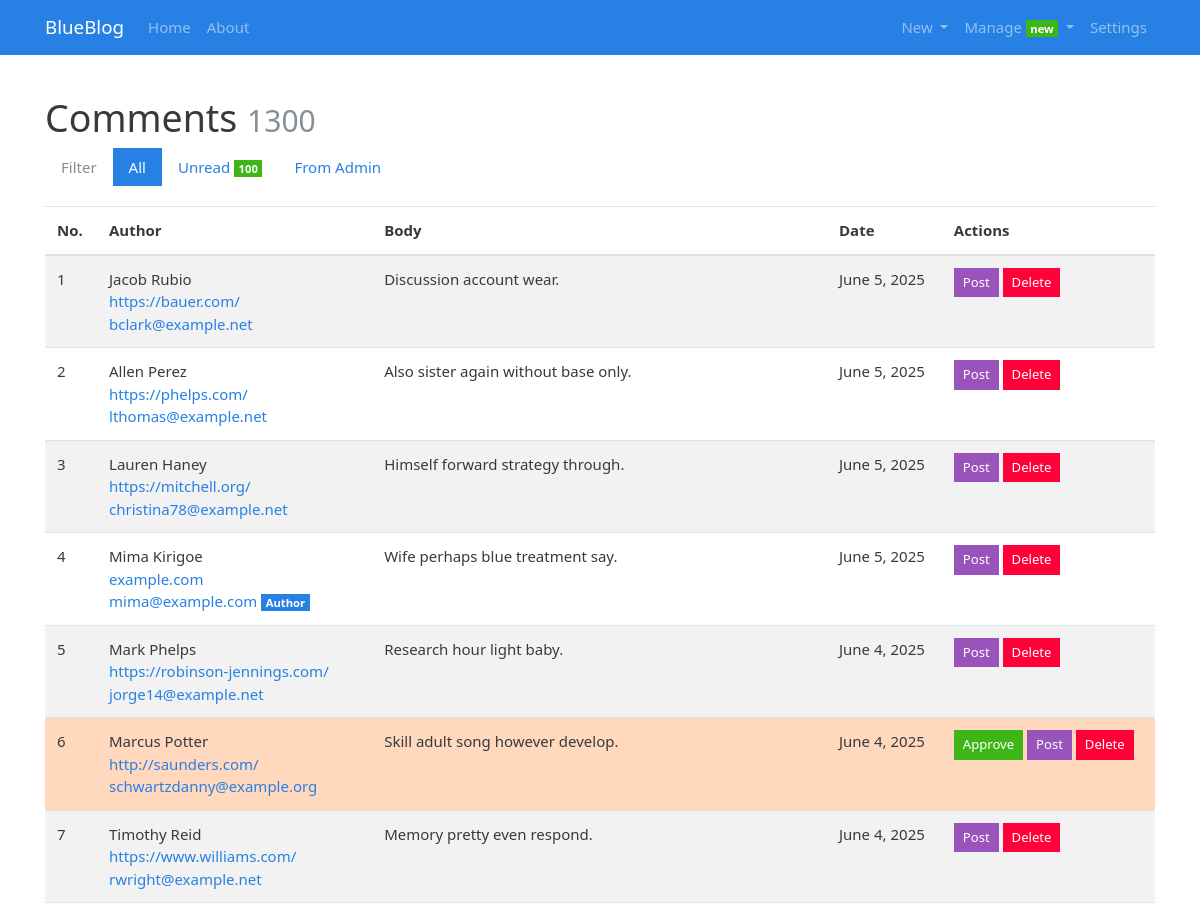
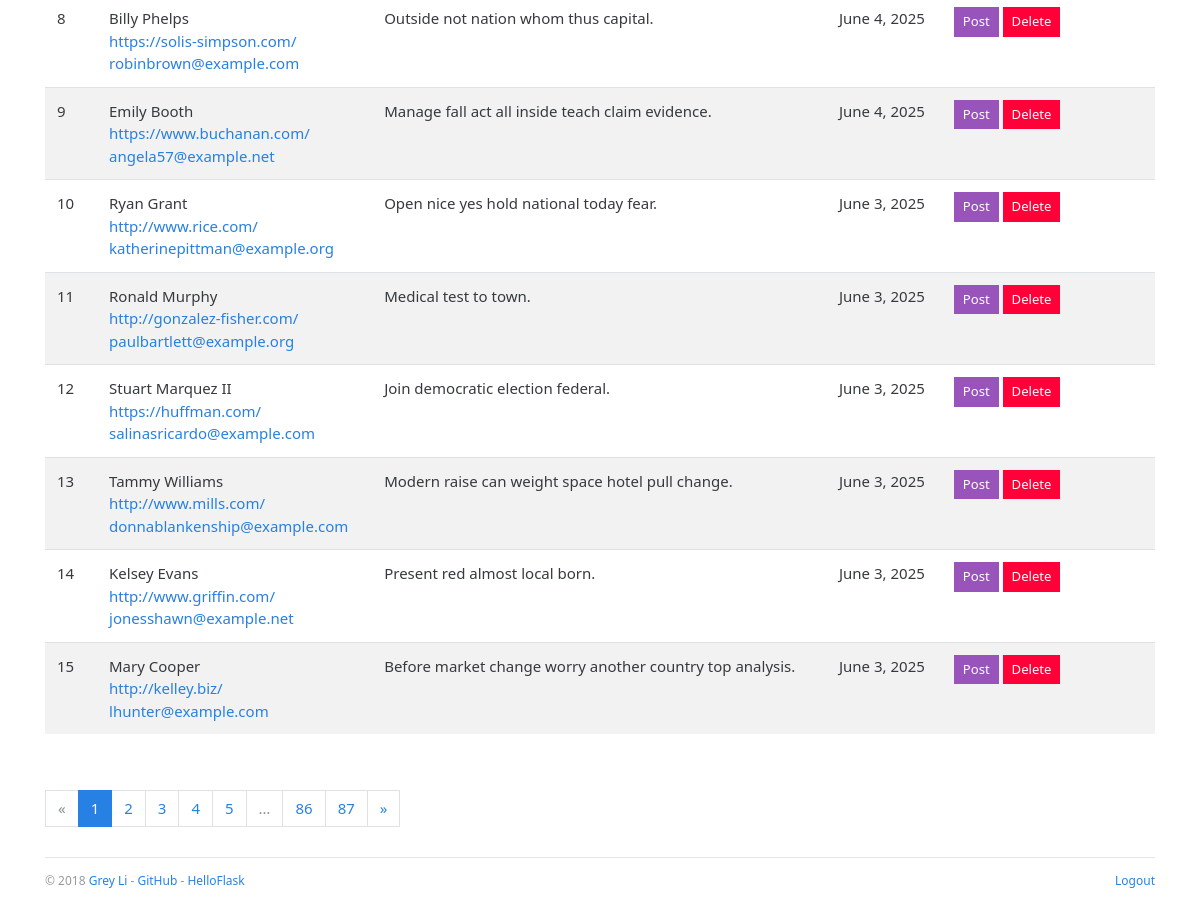
The page /admin/comment/manage (signed in) on the database its author committed (2 pictures, top to bottom).
### blueblog/models.py (models this page shows, shortened)
class Admin(db.Model, UserMixin):
    id = db.Column(db.Integer, primary_key=True)
    username = db.Column(db.String(20))
    password_hash=db.Column(db.String(128))
    blog_title = db.Column(db.String(60))
    blog_sub_title = db.Column(db.String(100))
    name = db.Column(db.String(30))
    about = db.Column(db.Text)

class Comment(db.Model):
    id = db.Column(db.Integer, primary_key=True)
    author = db.Column(db.String(30))
    email = db.Column(db.String(254))
    site = db.Column(db.String(255))
    body = db.Column(db.Text)
    from_admin = db.Column(db.Boolean, default=False)
    reviewed = db.Column(db.Boolean, default=False)
    timestamp = db.Column(db.DateTime, default=datetime.utcnow, index=True)
    replied_id = db.Column(db.Integer, db.ForeignKey('comment.id'))
    post_id = db.Column(db.Integer, db.ForeignKey('post.id'))
    post = db.relationship('Post', back_populates='comments')
    replies = db.relationship('Comment', back_populates='replied', cascade='all, delete-orphan')
    replied = db.relationship('Comment', back_populates='replies', remote_side=[id])

### blueblog/blueprints/admin.py (the view)
@admin_bp.route('/comment/manage')
@login_required
def manage_comment():
    filter_rule = request.args.get('filter', 'all')  # 'all', 'unreviewed', 'admin'
    page = request.args.get('page', 1, type=int)
    per_page = current_app.config['BLUELOG_COMMENT_PER_PAGE']
    if filter_rule == 'unread':
        filtered_comments = Comment.query.filter_by(reviewed=False)
    elif filter_rule == 'admin':
        filtered_comments = Comment.query.filter_by(from_admin=True)
    else:
        filtered_comments = Comment.query
    pagination = filtered_comments.order_by(Comment.timestamp.desc()).paginate(
        page=page, per_page=per_page)
    comments = pagination.items
    return render_template('admin/manage_comment.html', comments=comments, pagination=pagination)

### blueblog/__init__.py (called while the page is built)
def register_template_context(app):
    @app.context_processor
    def make_template_context():
        admin = Admin.query.first()
        categories = Category.query.order_by(Category.name).all()
        links = Link.query.order_by(Link.name).all()
        if current_user.is_authenticated:
            unread_comments = Comment.query.filter_by(reviewed=False).count()
        else:
            unread_comments = None
        return dict(
            admin=admin, categories=categories,
            links=links, unread_comments=unread_comments)

### blueblog/extensions.py (called while the page is built)
@login_manager.user_loader
def load_user(user_id):
    from blueblog.models import Admin
    user = Admin.query.get(int(user_id))
    return user

### blueblog/templates/admin/manage_comment.html (shortened to what this page needs)
{% extends 'base.html' %}
{% from 'bootstrap/pagination.html' import render_pagination %}
{% block content %}
    <div class="page-header">
        <h1>Comments
            <small class="text-muted">{{ pagination.total }}</small>
        </h1>
        <ul class="nav nav-pills">
            <li class="nav-item">
                <a class="nav-link disabled" href="#">Filter </a>
            </li>
            <li class="nav-item">
                <a class="nav-link {% if request.args.get('filter', 'all') == 'all' %}active{% endif %}"
                   href="{{ url_for('admin.manage_comment', filter='all') }}">All</a>
            </li>
            <li class="nav-item">
                <a class="nav-link {% if request.args.get('filter') == 'unread' %}active{% endif %}"
                   href="{{ url_for('admin.manage_comment', filter='unread') }}">Unread {% if unread_comments %}<span
                        class="badge badge-success">{{ unread_comments }}</span>{% endif %}</a>
            </li>
            <li class="nav-item">
                <a class="nav-link {% if request.args.get('filter') == 'admin' %}active{% endif %}"
                   href="{{ url_for('admin.manage_comment', filter='admin') }}">From Admin</a>
            </li>
        </ul>
    </div>
    {% if comments %}
        <table class="table table-striped">
            <thead>
            <tr>
                <th>No.</th>
                <th>Author</th>
                <th>Body</th>
                <th>Date</th>
                <th>Actions</th>
            </tr>
            </thead>
            {% for comment in comments %}
                <tr {% if not comment.reviewed %}class="table-warning" {% endif %}>
                    <td>{{ loop.index + ((pagination.page - 1) * config['BLUELOG_COMMENT_PER_PAGE']) }}</td>
                    <td>
                        {% if comment.from_admin %}{{ admin.name }}{% else %}{{ comment.author }}{% endif %}<br>
                        {% if comment.site %}
                            <a href="{{ comment.site }}" target="_blank">
                                {{ comment.site }}
                            </a><br>
                        {% endif %}
                        <a href="mailto:{{ comment.email }}">{{ comment.email }}</a>
                        {% if comment.from_admin %}
                            <span class="badge badge-primary">Author</span>
                        {% endif %}
                    </td>
                    <td>{{ comment.body }}</td>
                    <td>{{ moment(comment.timestamp).format('LL') }}</td>
                    <td>
                        {% if not comment.reviewed %}
                            <form class="inline" method="post"
                                  action="{{ url_for('.approve_comment', comment_id=comment.id, next=request.full_path) }}">
                                <button type="submit" class="btn btn-success btn-sm">Approve</button>
                            </form>
                        {% endif %}
                        <a class="btn btn-info btn-sm" href="{{ url_for('blog.show_post', post_id=comment.post.id) }}">Post</a>
                        <form class="inline" method="post"
                              action="{{ url_for('.delete_comment', comment_id=comment.id, next=request.full_path) }}">
                            <button type="submit" class="btn btn-danger btn-sm"
                                    onclick="return confirm('Are you sure?');">Delete
                            </button>
                        </form>
                    </td>
                </tr>
            {% endfor %}
        </table>
        <div class="page-footer">{{ render_pagination(pagination) }}</div>
    {% else %}
        <div class="tip"><h5>No comments.</h5></div>
    {% endif %}
{% endblock %}

### blueblog/templates/base.html (shortened to what this page needs)
{% from 'bootstrap/nav.html' import render_nav_item %}
<!DOCTYPE html>
<html lang="en">
<head>
    {% block head %}
        <link rel="stylesheet"
              href="{{ url_for('static', filename='css/%s.min.css' % request.cookies.get('theme', 'perfect_blue')) }}"
              type="text/css">
        <link rel="stylesheet" href="{{ url_for('static', filename='css/style.css') }}" type="text/css">
    {% endblock head %}
</head>
<body>
{% block nav %}
    <nav class="navbar navbar-expand-lg navbar-dark bg-primary">
        <div class="container">
            <a class="navbar-brand" href="{{ url_for('blog.index') }}">{{ admin.blog_title }}</a>
            <div class="collapse navbar-collapse" id="navbarColor01">
                <ul class="navbar-nav mr-auto">
                    {{ render_nav_item('blog.index', 'Home') }}
                    {{ render_nav_item('blog.about', 'About') }}
                </ul>
                <ul class="nav navbar-nav navbar-right">
                    {% if current_user.is_authenticated %}
                        <li class="nav-item dropdown">
                            <a href="#" class="nav-link dropdown-toggle" data-toggle="dropdown" role="button"
                               aria-haspopup="true"
                               aria-expanded="false">
                                New
                            </a>
                        </li>
                        <li class="nav-item dropdown">
                            <a href="#" class="nav-link dropdown-toggle" data-toggle="dropdown" role="button"
                               aria-haspopup="true"
                               aria-expanded="false">
                                Manage
                                {% if unread_comments %}
                                    <span class="badge badge-success">new</span>
                                {% endif %}
                            </a>
                        </li>
                        {{ render_nav_item('admin.settings', 'Settings') }}
                    {% endif %}
                </ul>
            </div>
        </div>
    </nav>
{% endblock nav %}
<main class="container">
    {% block content %}{% endblock content %}
    {% block footer %}
        <footer>
            <p class="float-left">
                <small> &copy; 2018 <a href="http://greyli.com" title="Written by Grey Li">Grey Li</a> -
                    <a href="https://github.com/greyli/bluelog" title="Fork me on GitHub">GitHub</a> -
                    <a href="http://helloflask.com" title="A HelloFlask project">HelloFlask</a>
                </small>
            </p>
            <p class="float-right">
                <small>
                    {% if current_user.is_authenticated %}
                        <a href="{{ url_for('auth.logout', next=request.full_path) }}">Logout</a>
                    {% else %}
                        <a href="{{ url_for('auth.login', next=request.full_path) }}">Login</a>
                    {% endif %}
                </small>
            </p>
        </footer>
    {% endblock footer %}
</main>
</body>
</html>

### blueblog/static/css/style.css (style rules this page uses)
nav { margin-bottom: 20px; }
.inline { display: inline; }
.page-header { padding-top: 20px; padding-bottom: 20px; }
footer { margin-top: 30px; padding: 10px 0 40px; color: #999; border-top: 1px solid #e5e5e5; }
.page-footer { padding-top: 40px; }

### rows shown on the page
Admin: blog_title "BlueBlog", name "Mima Kirigoe"
Comment: author "Jacob Rubio", site "https://bauer.com/", email "bclark@example.net", body "Discussion account wear.", timestamp "June 5, 2025"
Comment: author "Allen Perez", site "https://phelps.com/", email "lthomas@example.net", body "Also sister again without base only.", timestamp "June 5, 2025"
Comment: author "Lauren Haney", site "https://mitchell.org/", email "christina78@example.net", body "Himself forward strategy through.", timestamp "June 5, 2025"
Comment: site "example.com", email "mima@example.com", from_admin "Author", body "Wife perhaps blue treatment say.", timestamp "June 5, 2025"
Comment: author "Mark Phelps", site "https://robinson-jennings.com/", email "jorge14@example.net", body "Research hour light baby.", timestamp "June 4, 2025"
Comment: author "Marcus Potter", site "http://saunders.com/", email "schwartzdanny@example.org", body "Skill adult song however develop.", timestamp "June 4, 2025"
Comment: author "Timothy Reid", site "https://www.williams.com/", email "rwright@example.net", body "Memory pretty even respond.", timestamp "June 4, 2025"
Comment: author "Billy Phelps", site "https://solis-simpson.com/", email "robinbrown@example.com", body "Outside not nation whom thus capital.", timestamp "June 4, 2025"
Comment: author "Emily Booth", site "https://www.buchanan.com/", email "angela57@example.net", body "Manage fall act all inside teach claim evidence.", timestamp "June 4, 2025"
Comment: author "Ryan Grant", site "http://www.rice.com/", email "katherinepittman@example.org", body "Open nice yes hold national today fear.", timestamp "June 3, 2025"
Comment: author "Ronald Murphy", site "http://gonzalez-fisher.com/", email "paulbartlett@example.org", body "Medical test to town.", timestamp "June 3, 2025"
Comment: author "Stuart Marquez II", site "https://huffman.com/", email "salinasricardo@example.com", body "Join democratic election federal.", timestamp "June 3, 2025"
Comment: author "Tammy Williams", site "http://www.mills.com/", email "donnablankenship@example.com", body "Modern raise can weight space hotel pull change.", timestamp "June 3, 2025"
Comment: author "Kelsey Evans", site "http://www.griffin.com/", email "jonesshawn@example.net", body "Present red almost local born.", timestamp "June 3, 2025"
Comment: author "Mary Cooper", site "http://kelley.biz/", email "lhunter@example.com", body "Before market change worry another country top analysis.", timestamp "June 3, 2025"

### other values the page prints
{{ render_nav_item('blog.index', 'Home') }} "Home"
{{ render_nav_item('blog.about', 'About') }} "About"
{{ render_nav_item('admin.settings', 'Settings') }} "Settings"
{{ pagination.total }} "1300"
{{ unread_comments }} "100"
{{ render_pagination(pagination) }} "« 1 2 3 4 5 … 86 87 »"
